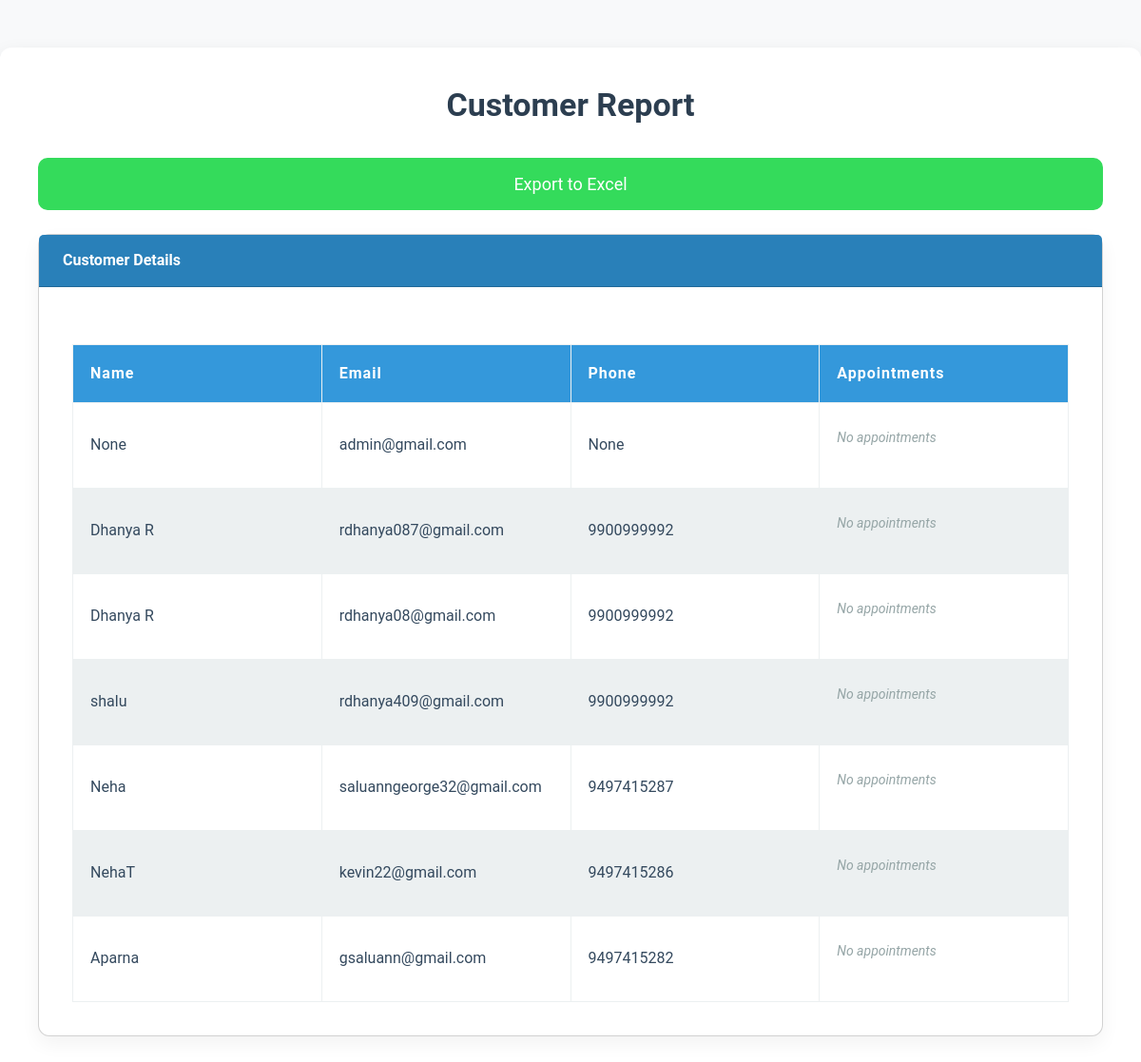
The app's page /customer-report/ with its own data.
### userauths/models.py (models this page shows, shortened)
class User(AbstractUser):
    full_name = models.CharField(max_length=500, null=True, blank=True)
    username = models.CharField(max_length=500, unique=True)
    email = models.EmailField(max_length=500, unique=True)
    phone = models.CharField(max_length=100, null=True, blank=True)
    gender = models.CharField(max_length=20, choices=GENDER, default="Other")
    otp = models.CharField(max_length=100, null=True, blank=True)
    USERNAME_FIELD = 'email'
    REQUIRED_FIELDS = ['username']
    objects = CustomUserManager()

### saloon/views.py (the view, shortened to what this page needs)
# urls.py: path('customer-report/', views.customer_report, name='customer_report'),
def customer_report(request):
    customers = User.objects.all()
    context = {
        'customers': customers,
    }
    return render(request, 'saloon/customer_report.html', context)

### templates/saloon/customer_report.html (shortened to what this page needs)
<!DOCTYPE html>
<html lang="en">
<head>
    <link rel="stylesheet" href="https://cdnjs.cloudflare.com/ajax/libs/bootstrap/5.3.0-alpha1/css/bootstrap.min.css">
</head>
<body>
    <div class="container">
        <h2>Customer Report</h2>
        <a href="?export=true" class="btn-export">Export to Excel</a>
        <div class="card">
            <div class="card-header">Customer Details</div>
            <div class="card-body">
                <table>
                    <thead>
                        <tr>
                            <th>Name</th>
                            <th>Email</th>
                            <th>Phone</th>
                            <th>Appointments</th>
                        </tr>
                    </thead>
                    <tbody>
                        {% for customer in customers %}
                            <tr>
                                <td>{{ customer.full_name }}</td>
                                <td>{{ customer.email }}</td>
                                <td>{{ customer.phone }}</td>
                                <td>
                                    <ul>
                                        {% for appointment in customer.appointment_set.all %}
                                            <li>
                                                {{ appointment.appointment_date }} -
                                                {{ appointment.service.name }} -
                                                {{ appointment.status }} -
                                                {{ appointment.payment_status }}
                                            </li>
                                        {% empty %}
                                            <li class="no-appointments">No appointments</li>
                                        {% endfor %}
                                    </ul>
                                </td>
                            </tr>
                        {% endfor %}
                    </tbody>
                </table>
            </div>
        </div>
    </div>
</body>
</html>

### templates/saloon/customer_report.html (style rules this page uses)
body { font-family: 'Roboto', sans-serif; background-color: #f8f9fa; margin: 0; padding: 0; }
.container { background-color: #ffffff; border-radius: 12px; box-shadow: 0 8px 20px rgba(0, 0, 0, 0.1); padding: 40px; margin-top: 50px; max-width: 1200px; transition: transform 0.3s ease-in-out; }
h2 { color: #2c3e50; text-align: center; margin-bottom: 35px; font-size: 34px; font-weight: 700; }
.btn-export { background-color: #34db5b; color: #ffffff; padding: 14px 30px; border-radius: 10px; font-size: 18px; margin-bottom: 25px; display: block; width: 100%; text-align: center; transition: background-color 0.3s ease, transform 0.3s ease; text-decoration: none; }
table { width: 100%; border-collapse: collapse; margin-top: 25px; table-layout: fixed; }
table th, table td { padding: 18px; text-align: left; border: 1px solid #ecf0f1; color: #34495e; font-size: 16px; }
table th { background-color: #3498db; color: #ffffff; font-weight: 600; letter-spacing: 1px; }
table tbody tr:nth-child(even) { background-color: #ecf0f1; }
table td ul { list-style-type: none; padding-left: 0; }
table td ul li { padding: 8px 0; font-size: 14px; }
.no-appointments { color: #95a5a6; font-style: italic; }
.card { border-radius: 12px; box-shadow: 0 8px 20px rgba(0, 0, 0, 0.05); }
.card-body { padding: 35px; }
.card-header { background-color: #2980b9; color: white; font-weight: 700; padding: 15px 25px; }

### records on screen
User: full_name "None", email "admin@gmail.com", phone "None"
User: full_name "Dhanya R", email "rdhanya087@gmail.com", phone "9900999992"
User: full_name "Dhanya R", email "rdhanya08@gmail.com", phone "9900999992"
User: full_name "shalu", email "rdhanya409@gmail.com", phone "9900999992"
User: full_name "Neha", email "saluanngeorge32@gmail.com", phone "9497415287"
User: full_name "NehaT", email "kevin22@gmail.com", phone "9497415286"
User: full_name "Aparna", email "gsaluann@gmail.com", phone "9497415282"
